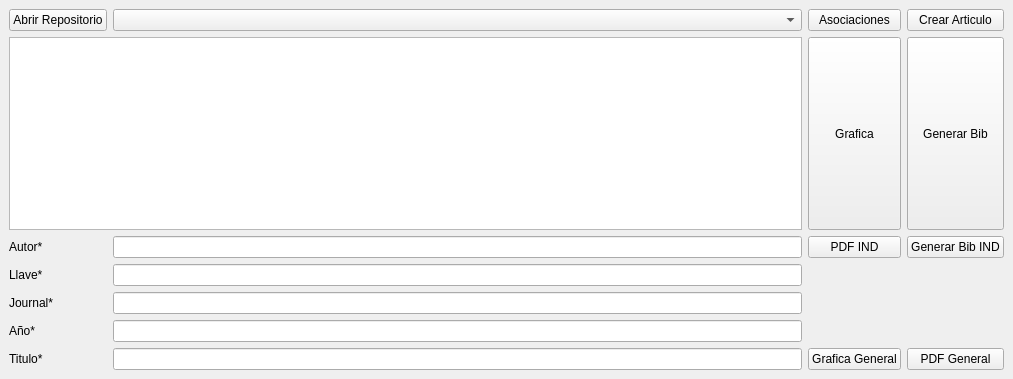
<?xml version="1.0" encoding="UTF-8"?>
<ui version="4.0">
 <class>MainWindow</class>
 <widget class="QMainWindow" name="MainWindow">
  <property name="geometry">
   <rect>
    <x>0</x>
    <y>0</y>
    <width>1013</width>
    <height>379</height>
   </rect>
  </property>
  <property name="sizePolicy">
   <sizepolicy hsizetype="Preferred" vsizetype="Expanding">
    <horstretch>0</horstretch>
    <verstretch>0</verstretch>
   </sizepolicy>
  </property>
  <property name="windowTitle">
   <string>MainWindow</string>
  </property>
  <widget class="QWidget" name="centralwidget">
   <layout class="QGridLayout" name="gridLayout">
    <item row="7" column="3">
     <widget class="QPushButton" name="btn_graficageneral">
      <property name="text">
       <string>Grafica General</string>
      </property>
     </widget>
    </item>
    <item row="5" column="0">
     <widget class="QLabel" name="label_4">
      <property name="text">
       <string>Journal*</string>
      </property>
     </widget>
    </item>
    <item row="3" column="10">
     <widget class="QPushButton" name="btn_individual">
      <property name="text">
       <string>Generar Bib IND</string>
      </property>
     </widget>
    </item>
    <item row="3" column="1">
     <widget class="QLineEdit" name="le_autor"/>
    </item>
    <item row="7" column="10">
     <widget class="QPushButton" name="btn_pdfgeneral">
      <property name="text">
       <string>PDF General</string>
      </property>
     </widget>
    </item>
    <item row="6" column="1">
     <widget class="QLineEdit" name="le_ano"/>
    </item>
    <item row="6" column="0">
     <widget class="QLabel" name="label_5">
      <property name="text">
       <string>Año*</string>
      </property>
     </widget>
    </item>
    <item row="7" column="1">
     <widget class="QLineEdit" name="le_titulo"/>
    </item>
    <item row="3" column="0">
     <widget class="QLabel" name="label_2">
      <property name="text">
       <string>Autor*</string>
      </property>
     </widget>
    </item>
    <item row="0" column="0">
     <widget class="QPushButton" name="btn_abrir">
      <property name="sizePolicy">
       <sizepolicy hsizetype="Minimum" vsizetype="Minimum">
        <horstretch>0</horstretch>
        <verstretch>0</verstretch>
       </sizepolicy>
      </property>
      <property name="text">
       <string>Abrir Repositorio</string>
      </property>
     </widget>
    </item>
    <item row="2" column="0" colspan="2">
     <widget class="QTableWidget" name="tableWidget"/>
    </item>
    <item row="7" column="0">
     <widget class="QLabel" name="label_3">
      <property name="text">
       <string>Titulo*</string>
      </property>
     </widget>
    </item>
    <item row="4" column="1">
     <widget class="QLineEdit" name="le_nombre"/>
    </item>
    <item row="2" column="10">
     <widget class="QPushButton" name="btn_crearbib">
      <property name="sizePolicy">
       <sizepolicy hsizetype="Minimum" vsizetype="Minimum">
        <horstretch>0</horstretch>
        <verstretch>0</verstretch>
       </sizepolicy>
      </property>
      <property name="text">
       <string>Generar Bib</string>
      </property>
     </widget>
    </item>
    <item row="5" column="1">
     <widget class="QLineEdit" name="le_journal"/>
    </item>
    <item row="4" column="0">
     <widget class="QLabel" name="label">
      <property name="text">
       <string>Llave*</string>
      </property>
     </widget>
    </item>
    <item row="0" column="10">
     <widget class="QPushButton" name="btn_vista">
      <property name="text">
       <string>Crear Articulo</string>
      </property>
     </widget>
    </item>
    <item row="2" column="3">
     <widget class="QPushButton" name="btn_grafica">
      <property name="sizePolicy">
       <sizepolicy hsizetype="Minimum" vsizetype="Minimum">
        <horstretch>0</horstretch>
        <verstretch>0</verstretch>
       </sizepolicy>
      </property>
      <property name="text">
       <string>Grafica</string>
      </property>
     </widget>
    </item>
    <item row="0" column="1">
     <widget class="QComboBox" name="cb_contenido">
      <property name="sizePolicy">
       <sizepolicy hsizetype="Preferred" vsizetype="Preferred">
        <horstretch>0</horstretch>
        <verstretch>0</verstretch>
       </sizepolicy>
      </property>
     </widget>
    </item>
    <item row="3" column="3">
     <widget class="QPushButton" name="btn_pdf">
      <property name="sizePolicy">
       <sizepolicy hsizetype="Preferred" vsizetype="Minimum">
        <horstretch>0</horstretch>
        <verstretch>0</verstretch>
       </sizepolicy>
      </property>
      <property name="text">
       <string>PDF IND</string>
      </property>
     </widget>
    </item>
    <item row="0" column="3">
     <widget class="QPushButton" name="btn_asociar">
      <property name="sizePolicy">
       <sizepolicy hsizetype="Preferred" vsizetype="Ignored">
        <horstretch>0</horstretch>
        <verstretch>0</verstretch>
       </sizepolicy>
      </property>
      <property name="text">
       <string>Asociaciones</string>
      </property>
     </widget>
    </item>
   </layout>
  </widget>
 </widget>
 <resources/>
 <connections/>
</ui>
